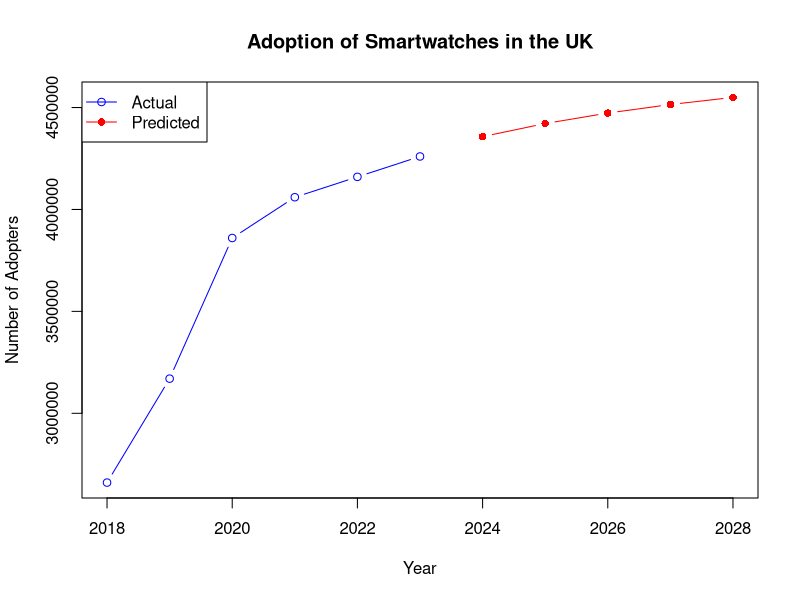

Reproduce this figure in R.
## ---- chunk 1

# Load the necessary packages
library(minpack.lm)

# Smartwatch adoption data for the UK from 2018 to 2023
years <- c(2018:2023)
users <- c(2.66, 3.17, 3.86, 4.06, 4.16, 4.26)  # Users in millions

# Create a data frame from the yearly data
smartwatch_data <- data.frame(Year = years, Adopters = users * 1e6)  # Convert users from millions to actual numbers

# Define the Bass diffusion model function
bass_model <- function(t, m, p, q) {
  # The function models the adoption of a new product based on time t and parameters m, p, and q
  m * (1 - exp(-(p + q) * t)) / (1 + q / p * exp(-(p + q) * t))
}

# Initial guesses for the Bass model parameters
m_guess <- max(smartwatch_data$Adopters) * 1.2  # Market potential is 20% higher than the current max
p_guess <- 0.03  # Initial guess for the coefficient of innovation
q_guess <- 0.38  # Initial guess for the coefficient of imitation

# Fit the Bass model to the actual data using non-linear least squares
nls_fit <- nlsLM(Adopters ~ bass_model(Year - min(Year) + 1, m, p, q),
                 data = smartwatch_data,
                 start = list(m = m_guess, p = p_guess, q = q_guess),
                 control = nls.lm.control(maxiter = 500))

# Extract the estimated parameters from the fitted model
params <- coef(nls_fit)

# Predict future adoption using the estimated parameters for years 2024 to 2028
future_years <- seq(from = 2024, to = 2028)
predicted_adopters <- sapply(future_years, function(t) {
  bass_model(t - min(years) + 1, params["m"], params["p"], params["q"])
})

# Create a data frame for the predicted number of adopters
predictions <- data.frame(Year = future_years, Adopters = predicted_adopters)

# ... (the previous code remains the same)

# Plot the actual number of adopters
plot(smartwatch_data$Year, smartwatch_data$Adopters, type = "b", col = "blue", 
     xlab = "Year", ylab = "Number of Adopters", main = "Adoption of Smartwatches in the UK",
     ylim = range(c(smartwatch_data$Adopters, predictions$Adopters)), xlim = c(2018, 2028))  # Set y-axis to include all data points and x-axis to include years up to 2028

# Add the predicted number of adopters to the plot with red color and circle type
lines(predictions$Year, predictions$Adopters, type = "b", col = "red", pch=16)  
points(predictions$Year, predictions$Adopters, type = "p", col = "red", pch=16)

# Add a legend to the plot for clarity
legend("topleft", legend = c("Actual", "Predicted"), col = c("blue", "red"), lty = 1, pch = c(1, 16))

# Print the estimated parameters and the predicted values
print(params)
print(predictions)
